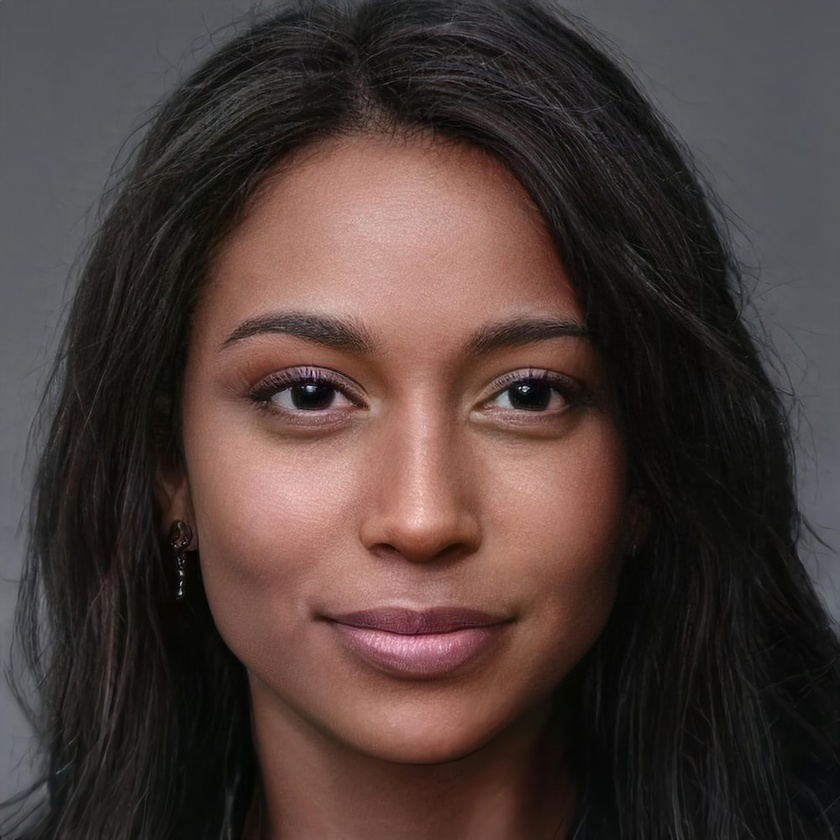
#> input picture image.jpg, 840 x 840 px, shrunk from 1000 x 1000 before the run
$ python main.py
#> lines starting #> are read from the running program, lines starting #| are printed output that depends on the picture; after the words box and inside, x2 and y2 are one past the last pixel; in counts of white or black regions, pixels touching at a corner belong together
import cv2
import numpy as np
import os

# Load the image
filename = 'image.jpg'
img = cv2.imread(filename)
#> img is the input picture: shape (840, 840, 3); mean B, G, R 57.5, 61, 76.2

# Convert the image to grayscale
gray = cv2.cvtColor(img, cv2.COLOR_BGR2GRAY)
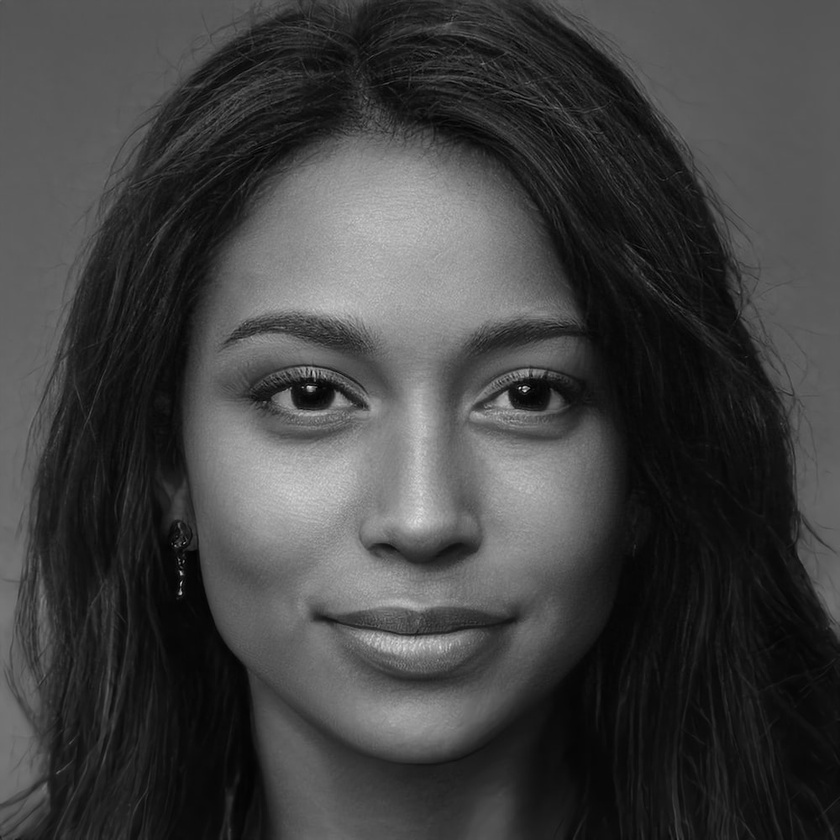
#> gray: shape (840, 840); min 0, max 226, mean 65.2

# Load the face cascade and detect faces
face_cascade = cv2.CascadeClassifier('haarcascade_frontalface_default.xml')
faces = face_cascade.detectMultiScale(gray, scaleFactor=1.1, minNeighbors=5)
#> faces = [[141, 188, 539, 539]]

# Load the eye cascade and detect eyes
eye_cascade = cv2.CascadeClassifier('haarcascade_eye.xml')

# Load the smile cascade and detect smiles
smile_cascade = cv2.CascadeClassifier('haarcascade_smile.xml')

# Define the colors for the eye color detection
lower_color = np.array([0, 0, 0])
upper_color = np.array([255, 255, 255])

# Define a function to get the average color within a given region
def get_average_color(image, region):
    r, g, b = 0, 0, 0
    count = 0
    for x in range(region[0], region[0]+region[2]):
        for y in range(region[1], region[1]+region[3]):
            color = image[y, x]
            r += color[2]
            g += color[1]
            b += color[0]
            count += 1
    return (b//count, g//count, r//count)

# Draw rectangles around the detected faces, eyes, and smiles
for (x, y, w, h) in faces:
    cv2.rectangle(img, (x, y), (x+w, y+h), (255, 0, 0), 2)
    roi_gray = gray[y:y+h, x:x+w]
    roi_color = img[y:y+h, x:x+w]
    eyes = eye_cascade.detectMultiScale(roi_gray)
    for (ex, ey, ew, eh) in eyes:
        cv2.rectangle(roi_color, (ex, ey), (ex+ew, ey+eh), (0, 255, 0), 2)
        eye_region = roi_color[ey:ey+eh, ex:ex+ew]
        mask = cv2.inRange(eye_region, lower_color, upper_color)
        avg_color = get_average_color(eye_region, (0, 0, ew, eh))
        cv2.putText(roi_color, f"Eye color: {avg_color}", (ex, ey-10), cv2.FONT_HERSHEY_SIMPLEX, 0.5, (0, 0, 255), 2)
    smiles = smile_cascade.detectMultiScale(roi_gray, scaleFactor=1.7, minNeighbors=22, minSize=(25, 25))
    for (sx, sy, sw, sh) in smiles:
        cv2.rectangle(roi_color, (sx, sy), (sx+sw, sy+sh), (0, 0, 255), 2)
        cv2.putText(roi_color, "Smiling", (sx, sy-10), cv2.FONT_HERSHEY_SIMPLEX, 0.5, (0, 0, 255), 2)
#> this loop made 1 pass
#> (x, y, w, h, eyes) on pass 1: (141, 188, 539, 539, [[93, 135, 142, 142], [309, 137, 139, 139]])
#> pass 1, `roi_gray = gray[y:y+h, x:x+w]`:
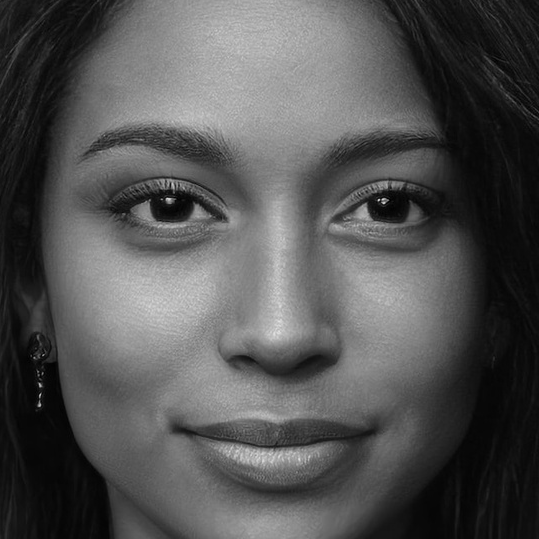
#> roi_gray: shape (539, 539); min 0, max 226, mean 82.8
#> pass 1, `roi_color = img[y:y+h, x:x+w]`:
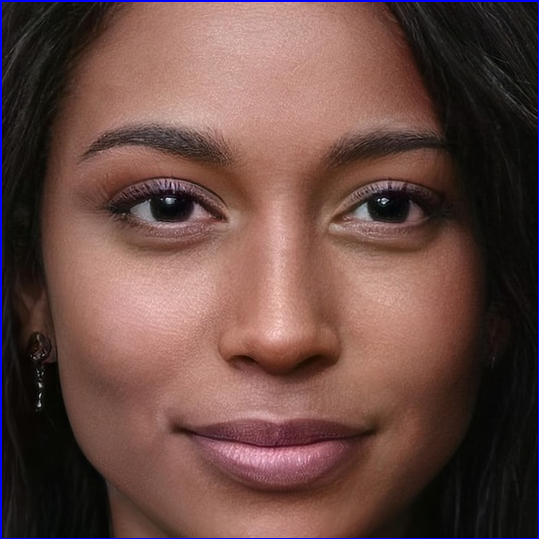
#> roi_color: shape (539, 539, 3); mean B, G, R 68.6, 74, 104.8
#> after the loop:
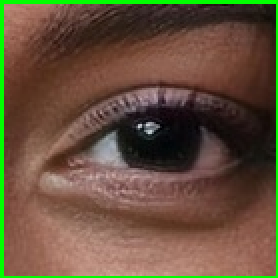
#> eye_region: shape (139, 139, 3) (shown 2 times larger); mean B, G, R 59.8, 81.1, 101.7
#> after the loop:
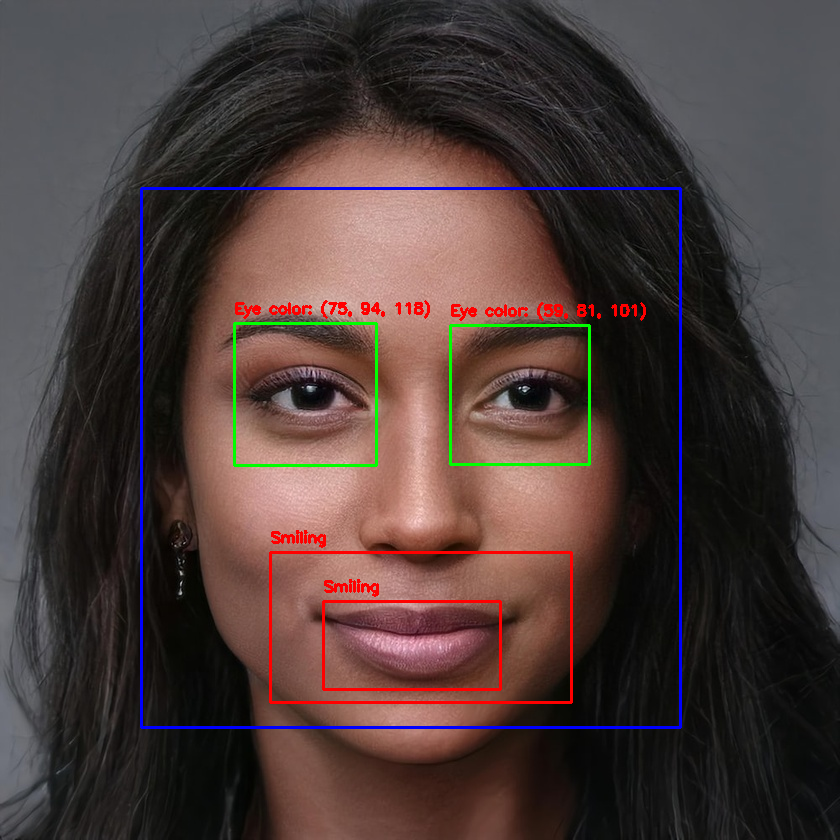
#> img: shape (840, 840, 3); 2.44% of pixels changed, all inside (x1, y1, x2, y2) = (140, 187, 682, 729)
#> after the loop:
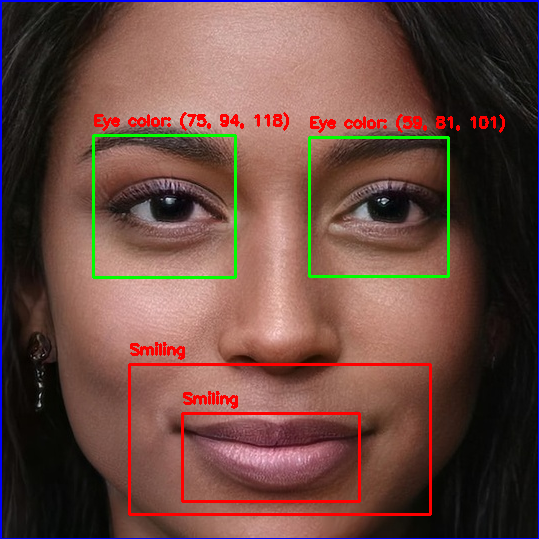
#> roi_color: shape (539, 539, 3); 3.71% of pixels changed, all inside (x1, y1, x2, y2) = (92, 112, 505, 516)

# Save the modified image
filename_output = os.path.splitext(filename)[0] + '_output.jpg'
cv2.imwrite(filename_output, img)

# Display the image
cv2.imshow('image', img)
cv2.waitKey(0)
cv2.destroyAllWindows()

"""
import cv2

# Load the image
img = cv2.imread('image.jpg')

# Convert the image to grayscale
gray = cv2.cvtColor(img, cv2.COLOR_BGR2GRAY)

# Load the face cascade and detect faces
face_cascade = cv2.CascadeClassifier('haarcascade_frontalface_default.xml')
faces = face_cascade.detectMultiScale(gray, scaleFactor=1.1, minNeighbors=5)

# Load the eye cascade and detect eyes
eye_cascade = cv2.CascadeClassifier('haarcascade_eye.xml')

# Load the smile cascade and detect smiles
smile_cascade = cv2.CascadeClassifier('haarcascade_smile.xml')

# Draw rectangles around the detected faces, eyes, and smiles
for (x, y, w, h) in faces:
    cv2.rectangle(img, (x, y), (x+w, y+h), (255, 0, 0), 2)
    roi_gray = gray[y:y+h, x:x+w]
    roi_color = img[y:y+h, x:x+w]
    eyes = eye_cascade.detectMultiScale(roi_gray)
    for (ex, ey, ew, eh) in eyes:
        cv2.rectangle(roi_color, (ex, ey), (ex+ew, ey+eh), (0, 255, 0), 2)
    smiles = smile_cascade.detectMultiScale(roi_gray, scaleFactor=1.7, minNeighbors=22, minSize=(25, 25))
    for (sx, sy, sw, sh) in smiles:
        cv2.rectangle(roi_color, (sx, sy), (sx+sw, sy+sh), (0, 0, 255), 2)

# Display the image
cv2.imshow('image', img)
cv2.waitKey(0)
cv2.destroyAllWindows()
"""

$ run again, with image1.jpg copied over image.jpg
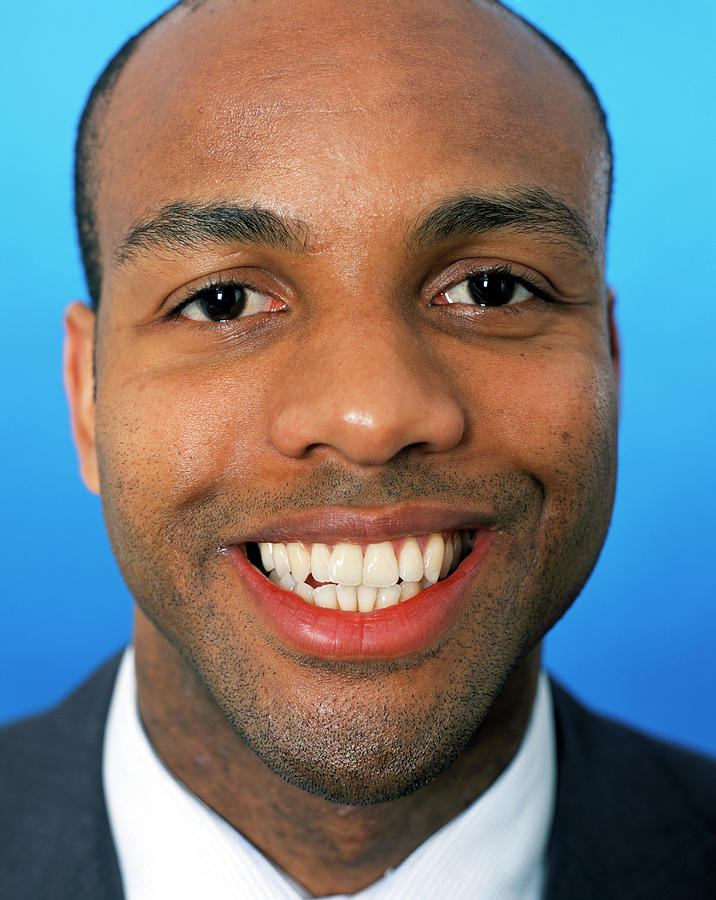
#> input picture image1.jpg, 716 x 900 px
#> img is the input picture: shape (900, 716, 3); mean B, G, R 121.9, 121.5, 120.1
#> `gray = cv2.cvtColor(img, cv2.COLOR_BGR2GRAY)`:
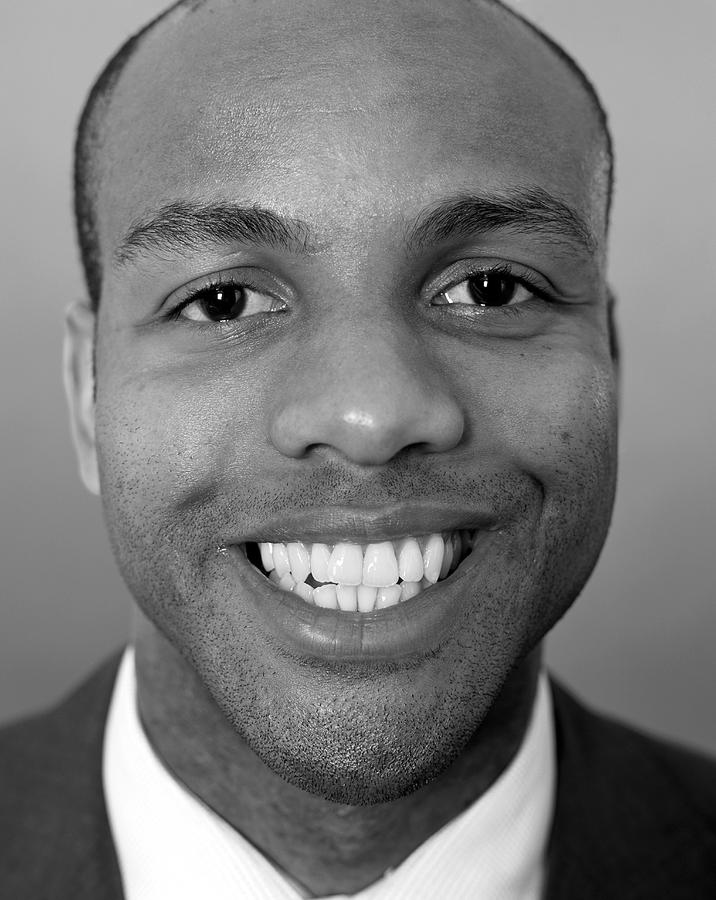
#> gray: shape (900, 716); min 0, max 255, mean 121.1
#> faces = [[77, 78, 571, 571]]
#> the loop `for (x, y, w, h) in faces:` made 1 pass
#> (x, y, w, h, eyes) on pass 1: (77, 78, 571, 571, [[316, 123, 177, 177], [72, 158, 141, 141]])
#> after the loop `for (x, y, w, h) in faces:`:
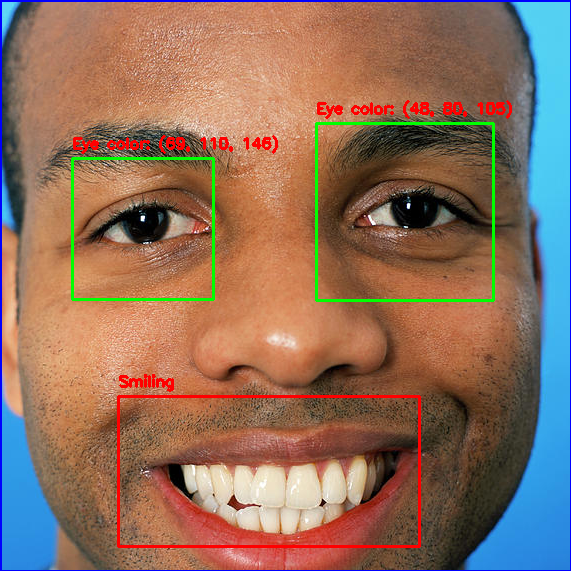
#> roi_color: shape (571, 571, 3); mean B, G, R 93.6, 111.2, 143.1
